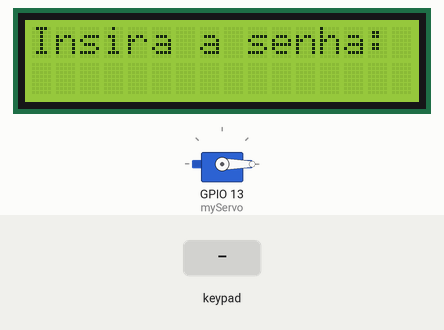
Bench run of a sketch on a simulated ESP32. On the bench: 16×2 character LCD, servo. Inputs (shaded band) come from the test bench. WiFi joins after 1.5 s; servers stay silent unless stated; what the sketch prints to the serial monitor is not drawn.

Above: at 5.4 s.
5.5 s: keypad keys 1 6 1 7 1 8 1 9 * pressed 0.4 s apart
At 9.4 s:
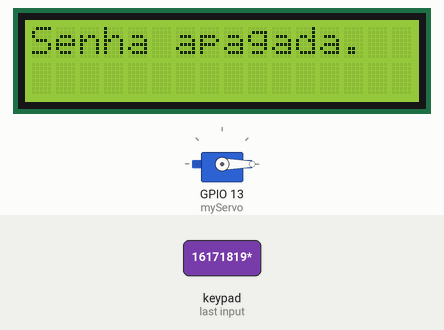
10.6 s: key 'A' pressed
At 11.9 s:
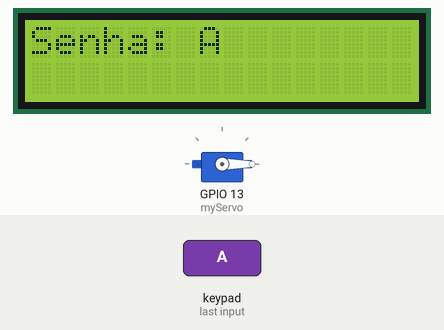
12.2 s: key 'B' pressed
At 13.4 s:
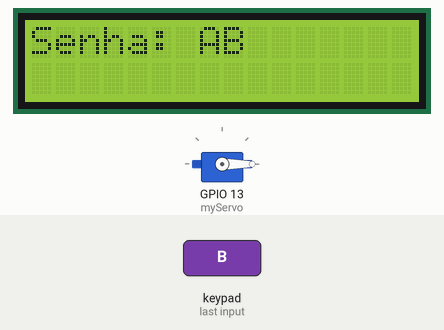
13.7 s: key 'C' pressed
At 14.4 s:
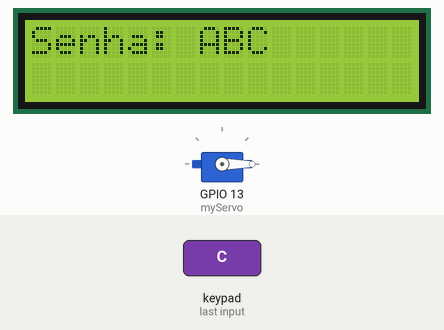
15.2 s: key 'D' pressed
At 15.8 s:
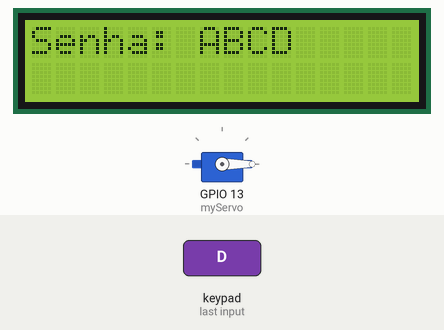
16.7 s: key 'A' pressed
At 18.0 s:
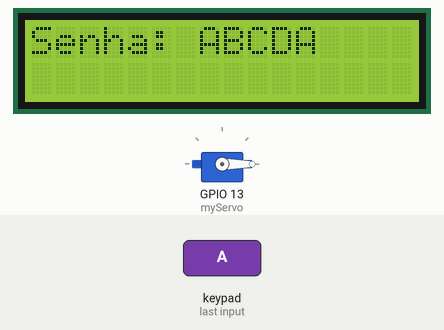
Timing chart, 0 to 19.2 s (numbered marks = the images above; inputs shaded):
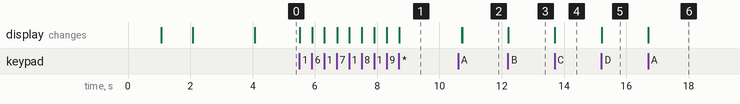

Measured:
- after the input at 5.5 s, the display: first changes at once (image 1 shows a later state)
- after the input at 10.6 s, the display: first differs from a run without the input after 0.13 s (image 2)
- after the input at 12.2 s, the display: changes at once (image 3)
- after the input at 13.7 s, the display: changes at once (image 4)
- after the input at 15.2 s, the display: changes at once (image 5)
- after the input at 16.7 s, the display: changes at once (image 6)

The sketch:

sketch.ino
```cpp
#include <Keypad.h>
#include <ESP32Servo.h>
#include <LiquidCrystal.h>
#include <WiFi.h>
#include <WiFiClientSecure.h>  // Cliente seguro para HTTPS
#include <HTTPClient.h>

// Configuração do display LCD
LiquidCrystal lcd(12, 14, 27, 26, 25, 33);  // RS, E, D4, D5, D6, D7

// Configuração do teclado numérico
const byte ROWS = 4;
const byte COLS = 4;
char keys[ROWS][COLS] = {
  {'1','2','3','A'},
  {'4','5','6','B'},
  {'7','8','9','C'},
  {'*','0','#','D'}
};
byte rowPins[ROWS] = {16, 17, 18, 19};
byte colPins[COLS] = {25, 26, 27, 14};

Keypad keypad = Keypad(makeKeymap(keys), rowPins, colPins, ROWS, COLS);

// API para onde enviar os dados
const char* apiEndpoint = "http://adfe-45-189-166-207.ngrok-free.app/api/login";  // HTTP em vez de HTTPS

// Servo motor
Servo myServo;

String senhaInserida = "";

void setup() {
  Serial.begin(9600);
  lcd.begin(16, 2);
  lcd.print("Conectando WiFi...");

  // Conectando à rede WiFi
  WiFi.begin("Wokwi-GUEST", "", 6);

  while (WiFi.status() != WL_CONNECTED) {
    delay(1000);
    Serial.println("Conectando...");
    lcd.setCursor(0, 1);
    lcd.print(".");
  }

  Serial.println("WiFi conectado!");
  lcd.clear();
  lcd.print("WiFi conectado");
  delay(2000);
  lcd.clear();
  lcd.print("Insira a senha:");

  // Verificando conectividade com a internet
  if (WiFi.status() == WL_CONNECTED) {
    Serial.println("WiFi Conectado, verificando conectividade...");
    WiFiClient client;
    if (!client.connect("www.google.com", 80)) {
      Serial.println("Falha ao conectar ao Google. Verifique sua conexão!");
    } else {
      Serial.println("Conectividade OK");
    }
  } else {
    Serial.println("Não foi possível conectar ao WiFi");
  }

  // Servo motor
  myServo.attach(13);  // Conecta o servo ao GPIO 13
  myServo.write(0);    // Inicializa com a porta fechada
}

void loop() {
  char key = keypad.getKey();

  if (key) {
    if (key == '#') {
      enviarSenhaAPI(senhaInserida);
      senhaInserida = "";
      lcd.clear();
      lcd.print("Insira a senha:");
    } else if (key == '*') {
      senhaInserida = "";
      lcd.clear();
      lcd.print("Senha apagada.");
      delay(2000);
      lcd.clear();
      lcd.print("Insira a senha:");
    } else {
      senhaInserida += key;
      lcd.clear();
      lcd.print("Senha: ");
      lcd.print(senhaInserida);
      Serial.print("Senha inserida: ");
      Serial.println(senhaInserida);
    }
  }
}

void enviarSenhaAPI(String senha) {
  if (WiFi.status() == WL_CONNECTED) {
    HTTPClient http;
    WiFiClient client;

    http.begin(client, apiEndpoint);  // HTTP ao invés de HTTPS

    http.addHeader("Content-Type", "application/json");

    String postData = "{\"password\":\"" + senha + "\"}";
    Serial.println("Enviando senha: " + postData);

    http.setTimeout(15000);  // Aumenta o tempo de espera para 15 segundos

    int httpResponseCode = http.POST(postData);

    Serial.println("Código de resposta HTTP: " + String(httpResponseCode));

    if (httpResponseCode > 0) {
      String response = http.getString();
      Serial.println("Resposta da API:");
      Serial.println(response);
      lcd.clear();
      lcd.print("Senha enviada");
    } else {
      Serial.println("Erro ao enviar: " + String(http.errorToString(httpResponseCode)));
      lcd.clear();
      lcd.print("Erro no envio");
    }

    http.end();
  } else {
    Serial.println("Erro na conexão WiFi");
    lcd.clear();
    lcd.print("Erro WiFi");
  }
}
```
